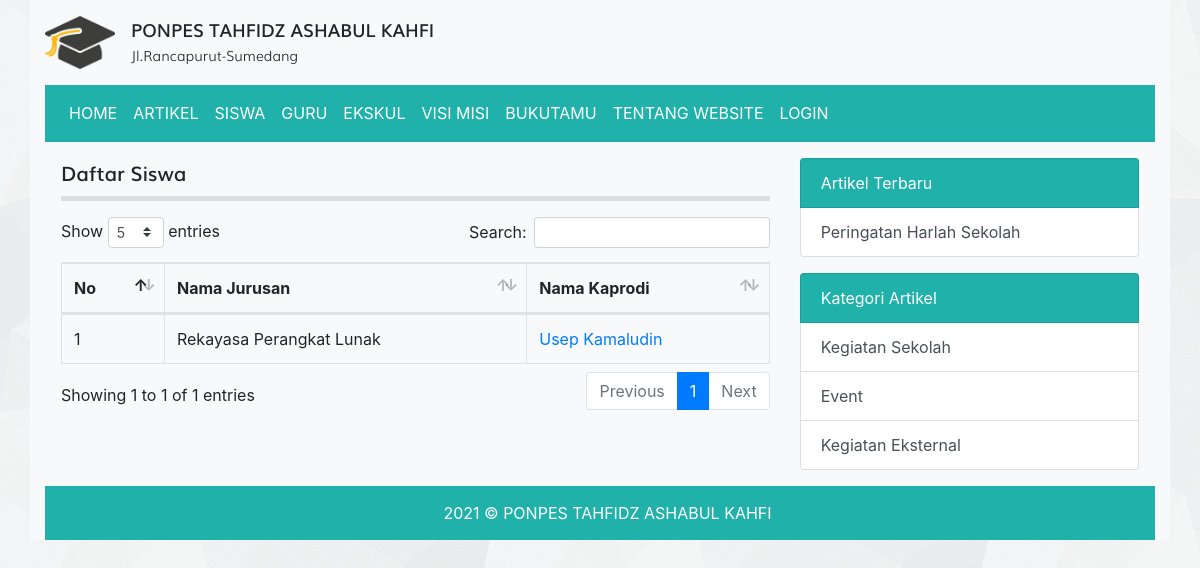
The app's page /jurusan.php with its own data.
### tables this page shows
CREATE TABLE `tbl_jurusan` (
  `id` int(11) NOT NULL,
  `nama_jurusan` varchar(30) DEFAULT NULL,
  `ka_prodi` int(11) DEFAULT NULL
);

CREATE TABLE `tbl_guru` (
  `id` int(11) NOT NULL,
  `nama` varchar(100) DEFAULT NULL,
  `nip` int(10) DEFAULT NULL,
  `jenis_kelamin` enum('L','P') DEFAULT NULL,
  `no_hp` varchar(12) DEFAULT NULL,
  `tempat_lahir` varchar(50) DEFAULT NULL,
  `tanggal_lahir` date DEFAULT NULL,
  `mata_pelajaran` varchar(50) DEFAULT NULL,
  `alamat` varchar(100) DEFAULT NULL,
  `foto` varchar(100) DEFAULT NULL
);

CREATE TABLE `tbl_artikel` (
  `id` int(11) NOT NULL,
  `judul` varchar(255) DEFAULT NULL,
  `isi` text DEFAULT NULL,
  `tanggal` date DEFAULT NULL,
  `foto` varchar(100) DEFAULT NULL,
  `id_kategori` int(11) DEFAULT NULL
);

CREATE TABLE `tbl_kategori_artikel` (
  `id` int(11) NOT NULL,
  `nama_kategori` varchar(30) DEFAULT NULL
);

### jurusan.php (the view, shortened to what this page needs)
<?php
require_once 'koneksi.php';
$query = mysqli_query($koneksi, "SELECT tbl_jurusan.id AS id, tbl_jurusan.nama_jurusan, tbl_jurusan.ka_prodi, tbl_guru.nama, tbl_guru.id AS id_guru FROM tbl_jurusan LEFT JOIN tbl_guru on tbl_jurusan.ka_prodi = tbl_guru.id");
$no = 1;
?>
<!DOCTYPE html>
<html>
<head>
	<link rel="stylesheet" href="resources/datatables/datatables.min.css">
	<link rel="stylesheet" href="resources/fonts/stylesheet.css">
	<link rel="stylesheet" href="resources/css/bootstrap.min.css">
	<link rel="stylesheet" href="resources/css/style.css">
</head>
<body>
	<div class="container bg-light">
		<div class="logo clearfix">
			<div class="float-left mt-3 mb-3">
				<img src="resources/images/logo.png" alt="Logo Sekolah" width="70px" class="float-left mr-3">
				<div class="text float-right">
					<span class="smk">PONPES TAHFIDZ ASHABUL KAHFI</span><br>
					<span class="visi">Jl.Rancapurut-Sumedang</span>
				</div>
			</div>
		</div>
		<?php require_once 'navbar.php'; ?>
		<div class="row p-3">
			<div class="col-md-8">
				<div class="title mb-3">
					Daftar Siswa
				</div>
				<table id="table_id" class="dataTable table table-bordered">
				    <thead>
				        <tr>
				            <th>No</th>
				            <th>Nama Jurusan</th>
				            <th>Nama Kaprodi</th>
				        </tr>
				    </thead>
				    <tbody>
				        <?php while($row = mysqli_fetch_assoc($query)) : ?>
				        	<tr>
				        		<td><?= $no++ ?></td>
				        		<td><?= $row['nama_jurusan'] ?></td>
				        		<td><a href="detail_guru.php?id=<?= $row['id_guru'] ?>" target="_blank"><?= isset($row['nama']) ? $row['nama'] : '-' ?></a></td>
				        	</tr>
						<?php endwhile; ?>
				    </tbody>
				</table>
			</div>
			<?php require 'sidebar.php'; ?>
		</div>
		<div class="text-white footer">
			2021 © PONPES TAHFIDZ ASHABUL KAHFI
		</div>
	</div>
</body>
</html>

### sidebar.php
<?php
$query_artikel_terbaru = mysqli_query($koneksi, "SELECT * FROM tbl_artikel ORDER BY tanggal ASC LIMIT 4");
$query_kategori_artikel= mysqli_query($koneksi, "SELECT * FROM tbl_kategori_artikel LIMIT 4");
?>
<div class="col-sm-4">
	<div class="list-group">
		<span class="list-group-item text-white" style="background-color: #20B2AA">Artikel Terbaru</span>
		<?php while($artikel_terbaru = mysqli_fetch_assoc($query_artikel_terbaru)) : ?>
			<a href="detail_artikel.php?id=<?= $artikel_terbaru['id'] ?>" class="list-group-item list-group-item-action"><?= $artikel_terbaru['judul'] ?></a>
		<?php endwhile; ?>
	</div>
	<div class="list-group">
		<span class="list-group-item text-white mt-3" style="background-color: #20B2AA">Kategori Artikel</span>
		<?php while($kategori_artikel = mysqli_fetch_assoc($query_kategori_artikel)) : ?>
			<a href="kategori.php?id=<?= $kategori_artikel['id'] ?>" class="list-group-item list-group-item-action"><?= $kategori_artikel['nama_kategori'] ?></a>
		<?php endwhile; ?>
	</div>
</div>

### resources/css/style.css (style rules this page uses)
body { background-image: url('../images/bg_all.jpg'); }
.smk { font-family: 'mulisemibold'; font-size: 18px; }
.visi { font-family: 'mulilight'; font-size: 14px; }
.title { font-family: 'mulisemibold'; font-size: 20px; padding-bottom: 7.5px; border-bottom: 5px solid #ddd }
.footer { background-color: #20B2AA; padding: 15px 15px 15px 30px; text-align: center; }

### records on screen
tbl_jurusan: nama_jurusan "Rekayasa Perangkat Lunak", ka_prodi.nama "Usep Kamaludin"
tbl_artikel: judul "Peringatan Harlah Sekolah"
tbl_kategori_artikel: nama_kategori "Kegiatan Sekolah"
tbl_kategori_artikel: nama_kategori "Event"
tbl_kategori_artikel: nama_kategori "Kegiatan Eksternal"
